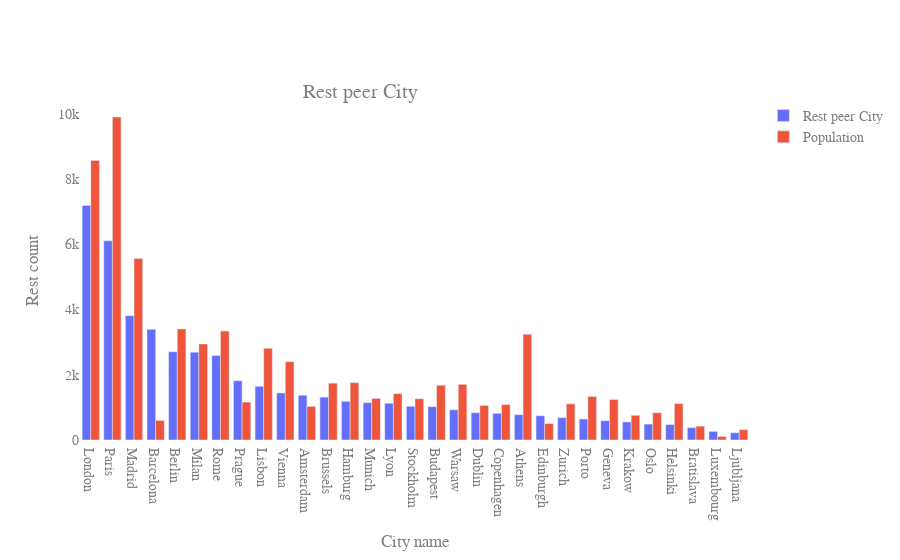

Notebook code cell kept with this figure:
### Markdown cell above
### Build restaraunt per City graph

### Code cell
fig = go.Figure(
    data=[
        go.Bar(
            name="Rest peer City",
            x=food_data["City"].value_counts().index,
            y=food_data["City"].value_counts(),
        ),
        go.Bar(
            name="Population",
            y=food_data["population in thousands"].value_counts().index,
            x=food_data["City"].value_counts().index
        ),
    ]
)
# Change the bar mode
fig.update_layout(barmode="group")
fig.update_layout(
    {"plot_bgcolor": "rgba(0, 0, 0, 0)", "paper_bgcolor": "rgba(0, 0, 0, 0)",},
    title={
        "text": "Rest peer City",
        "y": 0.85,
        "x": 0.4,
        "xanchor": "center",
        "yanchor": "top",
    },
    xaxis_title="City name",
    yaxis_title="Rest count",
    font={"family": "Courier New, monospace", "size": 14, "color": "#7f7f7f"},
)
fig.show()

### Figure 1 — Plotly figure (JSON) as saved in the notebook; plotly's stock layout.template omitted (floating-point values rounded to 4 significant figures)
{"data": [{"name": "Rest peer City", "type": "bar", "x": ["London", "Paris", "Madrid", "Barcelona", "Berlin", "Milan", "Rome", "Prague", "Lisbon", "Vienna", "Amsterdam", "Brussels", "Hamburg", "Munich", "Lyon", "Stockholm", "Budapest", "Warsaw", "Dublin", "Copenhagen", "Athens", "Edinburgh", "Zurich", "Porto", "Geneva", "Krakow", "Oslo", "Helsinki", "Bratislava", "Luxembourg", "Ljubljana"], "y": [7193, 6108, 3813, 3395, 2705, 2694, 2589, 1816, 1647, 1443, 1372, 1314, 1186, 1145, 1126, 1033, 1021, 925, 836, 819, 776, 745, 685, 642, 590, 554, 488, 475, 380, 263, 222]}, {"name": "Population", "type": "bar", "x": ["London", "Paris", "Madrid", "Barcelona", "Berlin", "Milan", "Rome", "Prague", "Lisbon", "Vienna", "Amsterdam", "Brussels", "Hamburg", "Munich", "Lyon", "Stockholm", "Budapest", "Warsaw", "Dublin", "Copenhagen", "Athens", "Edinburgh", "Zurich", "Porto", "Geneva", "Krakow", "Oslo", "Helsinki", "Bratislava", "Luxembourg", "Ljubljana"], "y": [8567, 9904, 5567, 601.0, 3406, 2945, 3339, 1162, 2812, 2400, 1031, 1743, 1757, 1275, 1423, 1264, 1679, 1707, 1059, 1085, 3242, 505.0, 1108, 1337, 1240, 756, 835, 1115, 423.7, 107.3, 314.8]}], "layout": {"barmode": "group", "font": {"color": "#7f7f7f", "family": "Courier New, monospace", "size": 14}, "paper_bgcolor": "rgba(0, 0, 0, 0)", "plot_bgcolor": "rgba(0, 0, 0, 0)", "title": {"text": "Rest peer City", "x": 0.4, "xanchor": "center", "y": 0.85, "yanchor": "top"}, "xaxis": {"title": {"text": "City name"}}, "yaxis": {"title": {"text": "Rest count"}}}}
